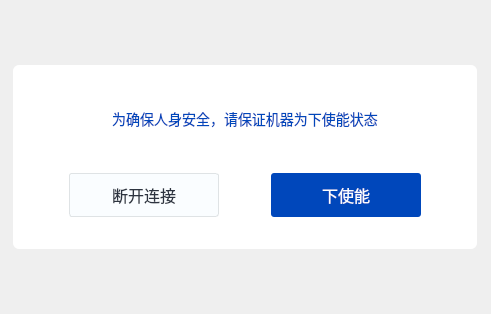
<?xml version="1.0" encoding="UTF-8"?>
<ui version="4.0">
 <class>IsDisableControl</class>
 <widget class="QWidget" name="IsDisableControl">
  <property name="geometry">
   <rect>
    <x>0</x>
    <y>0</y>
    <width>491</width>
    <height>314</height>
   </rect>
  </property>
  <property name="maximumSize">
   <size>
    <width>16777215</width>
    <height>16777215</height>
   </size>
  </property>
  <property name="windowTitle">
   <string>Form</string>
  </property>
  <property name="styleSheet">
   <string notr="true"/>
  </property>
  <layout class="QGridLayout" name="gridLayout">
   <item row="0" column="0">
    <widget class="QWidget" name="widget" native="true">
     <property name="minimumSize">
      <size>
       <width>464</width>
       <height>184</height>
      </size>
     </property>
     <property name="maximumSize">
      <size>
       <width>464</width>
       <height>184</height>
      </size>
     </property>
     <property name="styleSheet">
      <string notr="true">border-radius:6px;
	background-color: rgb(255, 255, 255);</string>
     </property>
     <layout class="QVBoxLayout" name="verticalLayout">
      <property name="spacing">
       <number>0</number>
      </property>
      <property name="leftMargin">
       <number>56</number>
      </property>
      <property name="topMargin">
       <number>0</number>
      </property>
      <property name="rightMargin">
       <number>56</number>
      </property>
      <property name="bottomMargin">
       <number>32</number>
      </property>
      <item>
       <widget class="QLabel" name="label">
        <property name="sizePolicy">
         <sizepolicy hsizetype="Preferred" vsizetype="Fixed">
          <horstretch>0</horstretch>
          <verstretch>0</verstretch>
         </sizepolicy>
        </property>
        <property name="minimumSize">
         <size>
          <width>0</width>
          <height>108</height>
         </size>
        </property>
        <property name="maximumSize">
         <size>
          <width>16777215</width>
          <height>108</height>
         </size>
        </property>
        <property name="styleSheet">
         <string notr="true">font-size: 14px;
font-weight: normal;
color: #0047BB;</string>
        </property>
        <property name="text">
         <string>为确保人身安全，请保证机器为下使能状态</string>
        </property>
        <property name="alignment">
         <set>Qt::AlignCenter</set>
        </property>
        <property name="wordWrap">
         <bool>true</bool>
        </property>
       </widget>
      </item>
      <item>
       <layout class="QHBoxLayout" name="horizontalLayout_2">
        <property name="spacing">
         <number>0</number>
        </property>
        <property name="leftMargin">
         <number>0</number>
        </property>
        <property name="rightMargin">
         <number>0</number>
        </property>
        <item>
         <widget class="QPushButton" name="btnDisconnect">
          <property name="sizePolicy">
           <sizepolicy hsizetype="Fixed" vsizetype="Fixed">
            <horstretch>0</horstretch>
            <verstretch>0</verstretch>
           </sizepolicy>
          </property>
          <property name="minimumSize">
           <size>
            <width>150</width>
            <height>44</height>
           </size>
          </property>
          <property name="maximumSize">
           <size>
            <width>150</width>
            <height>44</height>
           </size>
          </property>
          <property name="styleSheet">
           <string notr="true">border-radius: 3px;
background: #FAFDFF;
border: 1px solid #DFE3E5;
font-size: 16px;
font-weight: normal;
color: #2D3440;</string>
          </property>
          <property name="text">
           <string>断开连接</string>
          </property>
         </widget>
        </item>
        <item>
         <spacer name="horizontalSpacer_2">
          <property name="orientation">
           <enum>Qt::Horizontal</enum>
          </property>
          <property name="sizeHint" stdset="0">
           <size>
            <width>40</width>
            <height>20</height>
           </size>
          </property>
         </spacer>
        </item>
        <item>
         <widget class="QPushButton" name="btnDisableControlMode">
          <property name="sizePolicy">
           <sizepolicy hsizetype="Fixed" vsizetype="Fixed">
            <horstretch>0</horstretch>
            <verstretch>0</verstretch>
           </sizepolicy>
          </property>
          <property name="minimumSize">
           <size>
            <width>150</width>
            <height>44</height>
           </size>
          </property>
          <property name="maximumSize">
           <size>
            <width>150</width>
            <height>44</height>
           </size>
          </property>
          <property name="styleSheet">
           <string notr="true">background: #0047BB;
border-radius: 3px;
font-size: 16px;
font-weight: normal;
color: #FAFDFF;</string>
          </property>
          <property name="text">
           <string>下使能</string>
          </property>
         </widget>
        </item>
       </layout>
      </item>
     </layout>
    </widget>
   </item>
  </layout>
 </widget>
 <resources/>
 <connections/>
</ui>
